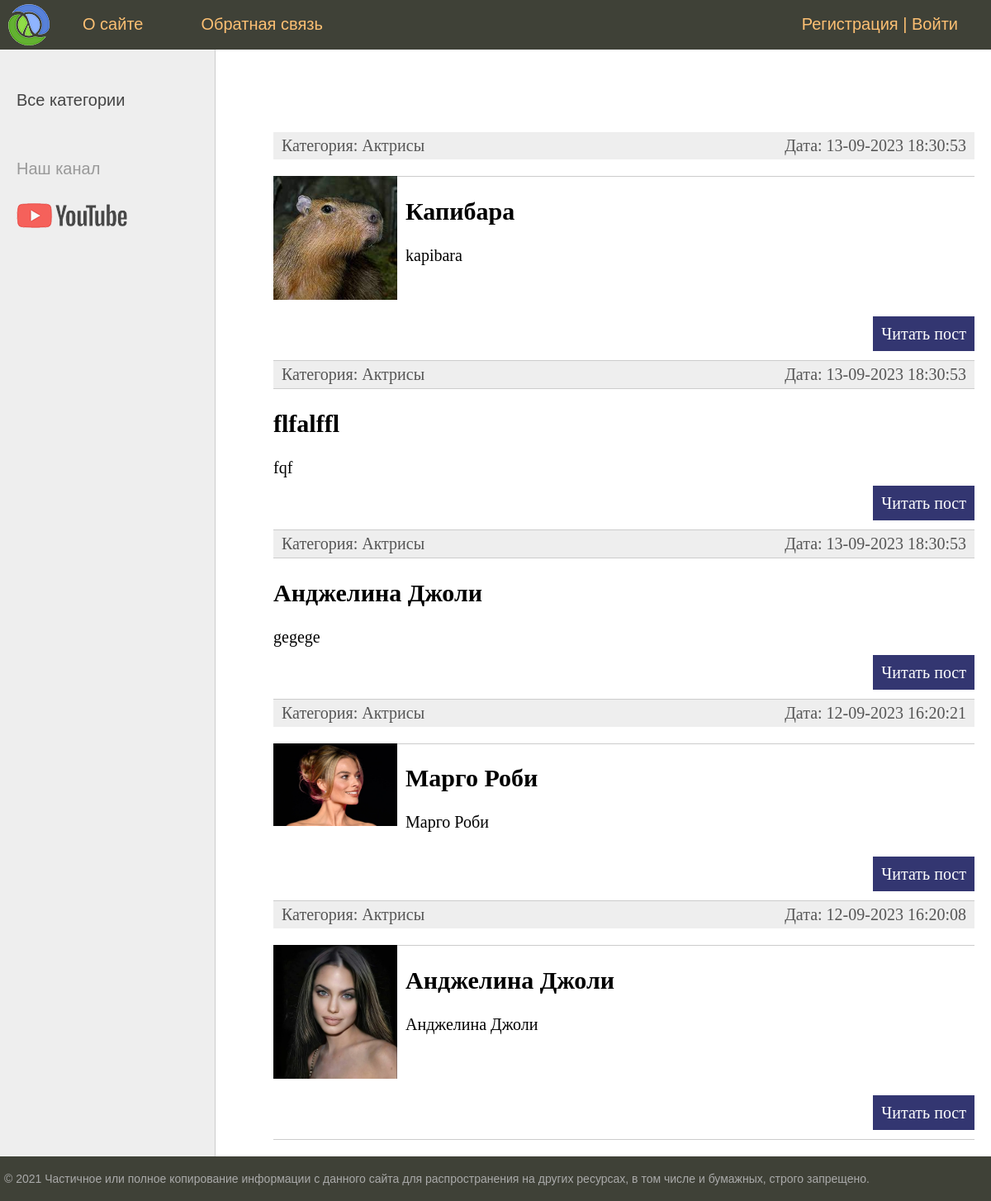
Screenshot of /category/aktrisy with the database file from the repository.
### women/models.py (models this page shows, shortened)
class Women(models.Model):
    title = models.CharField(
        max_length=32,
        verbose_name='Заголовок'
    )
    slug = models.SlugField(
        max_length=32,
        unique=True,
        db_index=True,
        verbose_name='URL'
    )
    content = models.TextField(
        verbose_name='Текст'
    )
    photo = models.ImageField(
        upload_to='photos/%Y/%m/%d',
        verbose_name='Фото'
    )
    time_create = models.DateTimeField(
        auto_now_add=True,
        verbose_name='Время создания'
    )
    time_update = models.DateTimeField(
        auto_now=True,
        verbose_name='Время обновления'
    )
    is_published = models.BooleanField(
        default=True,
        verbose_name='Публикация'
    )
    cat = models.ForeignKey(
        'Category',
        on_delete=models.PROTECT,
    )
    def get_absolute_url(self):
        return reverse('post', kwargs={'post_slug': self.slug})
    class Meta:
        verbose_name = 'Женщины'
        verbose_name_plural = 'Женщины'
        ordering = ['-time_create', 'title']

class Category(models.Model):
    name = models.CharField(
        max_length=32,
        db_index=True,
        verbose_name='Название'
    )
    slug = models.SlugField(
        max_length=32,
        unique=True,
        db_index=True,
        verbose_name='URL'
    )
    def __str__(self):
        return self.name
    class Meta:
        verbose_name = 'Категория'
        verbose_name_plural = 'Категории'
        ordering = ['id']

### women/views.py (the view)
# urls.py: path('category/<slug:cat_slug>', WomenCategory.as_view(), name='category')
class WomenCategory(DataMixin, ListView):
    model = Women
    template_name = 'women/index.html'
    context_object_name = 'posts'
    allow_empty = False
    def get_context_data(self, *, object_list=None, **kwargs):
        context = super().get_context_data(**kwargs)
        c_def = self.get_user_context(title='Категория ' + str(context['posts'][0].cat),
                                      cat_selected=context['posts'][0].cat_id)
        return dict(list(context.items()) + list(c_def.items()))
    def get_queryset(self):
        return Women.objects.filter(cat__slug=self.kwargs['cat_slug'], is_published=True).select_related('cat')

### women/utils.py (called while the page is built)
    def get_user_context(self, **kwargs):
        context = kwargs
        cats = cache.get('cats')
        if not cats:
            cats = Category.objects.annotate(Count('women'))
            cats = cache.set('cats', cats, 10)
        user_menu = menu.copy()
        if not self.request.user.is_authenticated:
            user_menu.pop(1)
        context['menu'] = user_menu
        context['cats'] = cats
        if 'cat_selected' not in context:
            context['cat_selected'] = 0
        return context

### women/templates/women/index.html (shortened to what this page needs)
{% extends 'women/base.html' %}
{% block content %}
<ul class="list-articles">
	{% for p in posts %}
		<li><div class="article-panel">
			<p class="first">Категория: {{ p.cat }}</p>
			<p class="last">Дата: {{ p.time_update|date:'d-m-Y H:i:s' }}</p>
		</div>
	{% if p.photo %}
		<p><img src="{{ p.photo.url }}" alt="" class="img-article-left thumb"></p>
	{% endif %}
			<li><h2>{{p.title}}</h2>
	{% autoescape on %}
	{{p.content|linebreaks|truncatewords:50}}
	{% endautoescape %}
			<p class="link-read-post"><a href="{{ p.get_absolute_url }}">Читать пост</a></p>
			</li>
	{% endfor %}
</ul>
{% endblock %}

### women/static/women/css/style.css (style rules this page uses)
html, body { font-family: 'Arial'; margin: 0; padding: 0; height: 100%; width: 100%; color: #444; }
a { color: #0059b2; text-decoration: none; }
img { max-width: 600px; height: auto; }
img.img-article-left { max-width: 300px; height: auto; float: left; padding: 0 10px 10px 0; }
img.img-article-left.thumb { max-width: 150px; height: auto; }
p.link-read-post { text-align: right; }
p.link-read-post a { padding: 10px; min-width: 100px; background: #333671; color: #fff; text-decoration: none; }
div.article-panel { background: #eee; padding: 5px 10px 5px 10px; box-sizing: border-box; overflow: hidden; color: #555; }
div.article-panel p.first { margin: 0; float: left; }
div.article-panel p.last { margin: 0; float: right; }
ul.list-articles { list-style: none; margin: 0; padding: 0; }
ul.list-articles li { border-bottom: 1px solid #ccc; }

### rows the page displays
Women: cat "Актрисы", time_update "13-09-2023 18:30:53", photo (picture), title "Капибара", content "kapibara"
Women: cat "Актрисы", time_update "13-09-2023 18:30:53", title "flfalffl", content "fqf"
Women: cat "Актрисы", time_update "13-09-2023 18:30:53", title "Анджелина Джоли", content "gegege"
Women: cat "Актрисы", time_update "12-09-2023 16:20:21", photo (picture), title "Марго Роби", content "Марго Роби"
Women: cat "Актрисы", time_update "12-09-2023 16:20:08", photo (picture), title "Анджелина Джоли", content "Анджелина Джоли"

### other values shown
{{ m.title }} "О сайте" "Обратная связь"
